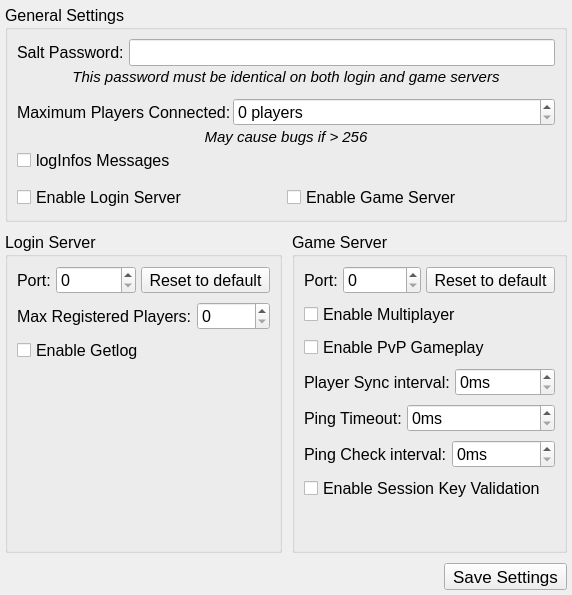
           <widget class="QWidget" name="configureTab">
            <property name="enabled">
             <bool>true</bool>
            </property>
            <attribute name="icon">
             <iconset>
              <normalon>:/images/wrench.png</normalon>
             </iconset>
            </attribute>
            <attribute name="title">
             <string>Configuration</string>
            </attribute>
            <layout class="QVBoxLayout" name="verticalLayout_5">
             <property name="spacing">
              <number>0</number>
             </property>
             <property name="leftMargin">
              <number>0</number>
             </property>
             <property name="topMargin">
              <number>0</number>
             </property>
             <property name="rightMargin">
              <number>0</number>
             </property>
             <property name="bottomMargin">
              <number>0</number>
             </property>
             <item>
              <layout class="QVBoxLayout" name="configureBaseFrame" stretch="0,1,0">
               <property name="spacing">
                <number>10</number>
               </property>
               <property name="leftMargin">
                <number>5</number>
               </property>
               <property name="topMargin">
                <number>5</number>
               </property>
               <property name="rightMargin">
                <number>5</number>
               </property>
               <property name="bottomMargin">
                <number>5</number>
               </property>
               <item>
                <widget class="QGroupBox" name="groupBox">
                 <property name="sizePolicy">
                  <sizepolicy hsizetype="Preferred" vsizetype="Expanding">
                   <horstretch>0</horstretch>
                   <verstretch>0</verstretch>
                  </sizepolicy>
                 </property>
                 <property name="font">
                  <font>
                   <family>Arial</family>
                   <pointsize>12</pointsize>
                  </font>
                 </property>
                 <property name="title">
                  <string>General Settings</string>
                 </property>
                 <layout class="QVBoxLayout" name="verticalLayout_4">
                  <property name="spacing">
                   <number>2</number>
                  </property>
                  <property name="bottomMargin">
                   <number>9</number>
                  </property>
                  <item>
                   <layout class="QHBoxLayout" name="horizontalLayout_4">
                    <property name="spacing">
                     <number>5</number>
                    </property>
                    <item>
                     <widget class="QLabel" name="label_2">
                      <property name="font">
                       <font>
                        <family>Arial</family>
                        <pointsize>12</pointsize>
                       </font>
                      </property>
                      <property name="text">
                       <string>Salt Password:</string>
                      </property>
                     </widget>
                    </item>
                    <item>
                     <widget class="QLineEdit" name="saltPasswordConfig">
                      <property name="font">
                       <font>
                        <family>Arial</family>
                        <pointsize>12</pointsize>
                       </font>
                      </property>
                     </widget>
                    </item>
                   </layout>
                  </item>
                  <item>
                   <widget class="QLabel" name="label_3">
                    <property name="font">
                     <font>
                      <family>Arial</family>
                      <pointsize>11</pointsize>
                      <italic>true</italic>
                     </font>
                    </property>
                    <property name="text">
                     <string>This password must be identical on both login and game servers</string>
                    </property>
                    <property name="alignment">
                     <set>Qt::AlignCenter</set>
                    </property>
                   </widget>
                  </item>
                  <item>
                   <spacer name="verticalSpacer_7">
                    <property name="orientation">
                     <enum>Qt::Vertical</enum>
                    </property>
                    <property name="sizeType">
                     <enum>QSizePolicy::Fixed</enum>
                    </property>
                    <property name="sizeHint" stdset="0">
                     <size>
                      <width>20</width>
                      <height>10</height>
                     </size>
                    </property>
                   </spacer>
                  </item>
                  <item>
                   <layout class="QHBoxLayout" name="horizontalLayout_6">
                    <item>
                     <widget class="QLabel" name="label_4">
                      <property name="sizePolicy">
                       <sizepolicy hsizetype="Fixed" vsizetype="Preferred">
                        <horstretch>0</horstretch>
                        <verstretch>0</verstretch>
                       </sizepolicy>
                      </property>
                      <property name="font">
                       <font>
                        <family>Arial</family>
                        <pointsize>12</pointsize>
                       </font>
                      </property>
                      <property name="text">
                       <string>Maximum Players Connected:</string>
                      </property>
                     </widget>
                    </item>
                    <item>
                     <widget class="QSpinBox" name="maxConnectedPlayersConfig">
                      <property name="font">
                       <font>
                        <family>Arial</family>
                        <pointsize>12</pointsize>
                       </font>
                      </property>
                      <property name="suffix">
                       <string> players</string>
                      </property>
                      <property name="maximum">
                       <number>999999</number>
                      </property>
                      <property name="value">
                       <number>0</number>
                      </property>
                     </widget>
                    </item>
                   </layout>
                  </item>
                  <item>
                   <widget class="QLabel" name="label_5">
                    <property name="font">
                     <font>
                      <family>Arial</family>
                      <pointsize>11</pointsize>
                      <italic>true</italic>
                     </font>
                    </property>
                    <property name="text">
                     <string>May cause bugs if &gt; 256</string>
                    </property>
                    <property name="alignment">
                     <set>Qt::AlignCenter</set>
                    </property>
                   </widget>
                  </item>
                  <item>
                   <widget class="QCheckBox" name="logInfosMessagesConfig">
                    <property name="font">
                     <font>
                      <family>Arial</family>
                      <pointsize>12</pointsize>
                     </font>
                    </property>
                    <property name="text">
                     <string>logInfos Messages</string>
                    </property>
                   </widget>
                  </item>
                  <item>
                   <spacer name="verticalSpacer_10">
                    <property name="orientation">
                     <enum>Qt::Vertical</enum>
                    </property>
                    <property name="sizeType">
                     <enum>QSizePolicy::Fixed</enum>
                    </property>
                    <property name="sizeHint" stdset="0">
                     <size>
                      <width>20</width>
                      <height>10</height>
                     </size>
                    </property>
                   </spacer>
                  </item>
                  <item>
                   <layout class="QHBoxLayout" name="horizontalLayout_13">
                    <item>
                     <widget class="QCheckBox" name="enableLoginServerConfig">
                      <property name="font">
                       <font>
                        <family>Arial</family>
                        <pointsize>12</pointsize>
                       </font>
                      </property>
                      <property name="text">
                       <string>Enable Login Server</string>
                      </property>
                     </widget>
                    </item>
                    <item>
                     <widget class="QCheckBox" name="enableGameServerConfig">
                      <property name="font">
                       <font>
                        <family>Arial</family>
                        <pointsize>12</pointsize>
                       </font>
                      </property>
                      <property name="text">
                       <string>Enable Game Server</string>
                      </property>
                     </widget>
                    </item>
                   </layout>
                  </item>
                 </layout>
                </widget>
               </item>
               <item>
                <layout class="QHBoxLayout" name="horizontalLayout_3">
                 <item>
                  <widget class="QGroupBox" name="groupBox_2">
                   <property name="font">
                    <font>
                     <family>Arial</family>
                     <pointsize>12</pointsize>
                    </font>
                   </property>
                   <property name="title">
                    <string>Login Server</string>
                   </property>
                   <layout class="QVBoxLayout" name="verticalLayout_7">
                    <property name="spacing">
                     <number>8</number>
                    </property>
                    <item>
                     <layout class="QHBoxLayout" name="horizontalLayout_7" stretch="0,0,0">
                      <property name="spacing">
                       <number>5</number>
                      </property>
                      <item>
                       <widget class="QLabel" name="label_6">
                        <property name="font">
                         <font>
                          <family>Arial</family>
                          <pointsize>12</pointsize>
                         </font>
                        </property>
                        <property name="text">
                         <string>Port:</string>
                        </property>
                       </widget>
                      </item>
                      <item>
                       <widget class="QSpinBox" name="loginPortConfig">
                        <property name="sizePolicy">
                         <sizepolicy hsizetype="Expanding" vsizetype="Fixed">
                          <horstretch>0</horstretch>
                          <verstretch>0</verstretch>
                         </sizepolicy>
                        </property>
                        <property name="font">
                         <font>
                          <family>Arial</family>
                          <pointsize>12</pointsize>
                         </font>
                        </property>
                        <property name="maximum">
                         <number>65535</number>
                        </property>
                        <property name="value">
                         <number>0</number>
                        </property>
                       </widget>
                      </item>
                      <item>
                       <widget class="QToolButton" name="loginPortConfigReset">
                        <property name="text">
                         <string>Reset to default</string>
                        </property>
                       </widget>
                      </item>
                     </layout>
                    </item>
                    <item>
                     <layout class="QHBoxLayout" name="horizontalLayout_9" stretch="0,1">
                      <property name="spacing">
                       <number>5</number>
                      </property>
                      <item>
                       <widget class="QLabel" name="label_8">
                        <property name="font">
                         <font>
                          <family>Arial</family>
                          <pointsize>12</pointsize>
                         </font>
                        </property>
                        <property name="text">
                         <string>Max Registered Players:</string>
                        </property>
                       </widget>
                      </item>
                      <item>
                       <widget class="QSpinBox" name="maxRegisteredPlayersConfig">
                        <property name="sizePolicy">
                         <sizepolicy hsizetype="Expanding" vsizetype="Fixed">
                          <horstretch>0</horstretch>
                          <verstretch>0</verstretch>
                         </sizepolicy>
                        </property>
                        <property name="font">
                         <font>
                          <family>Arial</family>
                          <pointsize>12</pointsize>
                         </font>
                        </property>
                        <property name="maximum">
                         <number>99999</number>
                        </property>
                        <property name="value">
                         <number>0</number>
                        </property>
                       </widget>
                      </item>
                     </layout>
                    </item>
                    <item>
                     <widget class="QCheckBox" name="getlogConfig">
                      <property name="font">
                       <font>
                        <family>Arial</family>
                        <pointsize>12</pointsize>
                       </font>
                      </property>
                      <property name="text">
                       <string>Enable Getlog</string>
                      </property>
                     </widget>
                    </item>
                    <item>
                     <spacer name="verticalSpacer_8">
                      <property name="orientation">
                       <enum>Qt::Vertical</enum>
                      </property>
                      <property name="sizeHint" stdset="0">
                       <size>
                        <width>20</width>
                        <height>40</height>
                       </size>
                      </property>
                     </spacer>
                    </item>
                   </layout>
                  </widget>
                 </item>
                 <item>
                  <widget class="QGroupBox" name="groupBox_3">
                   <property name="font">
                    <font>
                     <family>Arial</family>
                     <pointsize>12</pointsize>
                     <weight>50</weight>
                     <italic>false</italic>
                     <bold>false</bold>
                     <underline>false</underline>
                    </font>
                   </property>
                   <property name="title">
                    <string>Game Server</string>
                   </property>
                   <layout class="QVBoxLayout" name="verticalLayout_8">
                    <property name="spacing">
                     <number>8</number>
                    </property>
                    <item>
                     <layout class="QHBoxLayout" name="horizontalLayout_8">
                      <property name="spacing">
                       <number>5</number>
                      </property>
                      <item>
                       <widget class="QLabel" name="label_7">
                        <property name="font">
                         <font>
                          <family>Arial</family>
                          <pointsize>12</pointsize>
                         </font>
                        </property>
                        <property name="text">
                         <string>Port:</string>
                        </property>
                       </widget>
                      </item>
                      <item>
                       <widget class="QSpinBox" name="gamePortConfig">
                        <property name="sizePolicy">
                         <sizepolicy hsizetype="Expanding" vsizetype="Fixed">
                          <horstretch>0</horstretch>
                          <verstretch>0</verstretch>
                         </sizepolicy>
                        </property>
                        <property name="font">
                         <font>
                          <family>Arial</family>
                          <pointsize>12</pointsize>
                         </font>
                        </property>
                        <property name="maximum">
                         <number>65535</number>
                        </property>
                        <property name="value">
                         <number>0</number>
                        </property>
                       </widget>
                      </item>
                      <item>
                       <widget class="QToolButton" name="gamePortConfigReset">
                        <property name="text">
                         <string>Reset to default</string>
                        </property>
                       </widget>
                      </item>
                     </layout>
                    </item>
                    <item>
                     <widget class="QCheckBox" name="multiplayerConfig">
                      <property name="font">
                       <font>
                        <family>Arial</family>
                        <pointsize>12</pointsize>
                       </font>
                      </property>
                      <property name="text">
                       <string>Enable Multiplayer</string>
                      </property>
                     </widget>
                    </item>
                    <item>
                     <widget class="QCheckBox" name="pvpConfig">
                      <property name="font">
                       <font>
                        <family>Arial</family>
                        <pointsize>12</pointsize>
                       </font>
                      </property>
                      <property name="text">
                       <string>Enable PvP Gameplay</string>
                      </property>
                     </widget>
                    </item>
                    <item>
                     <layout class="QHBoxLayout" name="horizontalLayout_10">
                      <property name="spacing">
                       <number>5</number>
                      </property>
                      <item>
                       <widget class="QLabel" name="label_9">
                        <property name="font">
                         <font>
                          <family>Arial</family>
                          <pointsize>12</pointsize>
                         </font>
                        </property>
                        <property name="text">
                         <string>Player Sync interval:</string>
                        </property>
                       </widget>
                      </item>
                      <item>
                       <widget class="QSpinBox" name="syncIntervalConfig">
                        <property name="sizePolicy">
                         <sizepolicy hsizetype="Expanding" vsizetype="Fixed">
                          <horstretch>0</horstretch>
                          <verstretch>0</verstretch>
                         </sizepolicy>
                        </property>
                        <property name="font">
                         <font>
                          <family>Arial</family>
                          <pointsize>12</pointsize>
                         </font>
                        </property>
                        <property name="suffix">
                         <string>ms</string>
                        </property>
                        <property name="maximum">
                         <number>99999</number>
                        </property>
                        <property name="value">
                         <number>0</number>
                        </property>
                       </widget>
                      </item>
                     </layout>
                    </item>
                    <item>
                     <layout class="QHBoxLayout" name="horizontalLayout_11">
                      <property name="spacing">
                       <number>5</number>
                      </property>
                      <item>
                       <widget class="QLabel" name="label_10">
                        <property name="font">
                         <font>
                          <family>Arial</family>
                          <pointsize>12</pointsize>
                         </font>
                        </property>
                        <property name="text">
                         <string>Ping Timeout:</string>
                        </property>
                       </widget>
                      </item>
                      <item>
                       <widget class="QSpinBox" name="pingTimeoutConfig">
                        <property name="sizePolicy">
                         <sizepolicy hsizetype="Expanding" vsizetype="Fixed">
                          <horstretch>0</horstretch>
                          <verstretch>0</verstretch>
                         </sizepolicy>
                        </property>
                        <property name="font">
                         <font>
                          <family>Arial</family>
                          <pointsize>12</pointsize>
                         </font>
                        </property>
                        <property name="suffix">
                         <string>ms</string>
                        </property>
                        <property name="maximum">
                         <number>999999</number>
                        </property>
                        <property name="value">
                         <number>0</number>
                        </property>
                       </widget>
                      </item>
                     </layout>
                    </item>
                    <item>
                     <layout class="QHBoxLayout" name="horizontalLayout_12" stretch="0,1">
                      <property name="spacing">
                       <number>5</number>
                      </property>
                      <item>
                       <widget class="QLabel" name="label_11">
                        <property name="font">
                         <font>
                          <family>Arial</family>
                          <pointsize>12</pointsize>
                         </font>
                        </property>
                        <property name="text">
                         <string>Ping Check interval:</string>
                        </property>
                       </widget>
                      </item>
                      <item>
                       <widget class="QSpinBox" name="pingCheckConfig">
                        <property name="font">
                         <font>
                          <family>Arial</family>
                          <pointsize>12</pointsize>
                         </font>
                        </property>
                        <property name="suffix">
                         <string>ms</string>
                        </property>
                        <property name="maximum">
                         <number>999999</number>
                        </property>
                       </widget>
                      </item>
                     </layout>
                    </item>
                    <item>
                     <widget class="QCheckBox" name="sessKeyValidationConfig">
                      <property name="font">
                       <font>
                        <family>Arial</family>
                        <pointsize>12</pointsize>
                       </font>
                      </property>
                      <property name="text">
                       <string>Enable Session Key Validation</string>
                      </property>
                     </widget>
                    </item>
                    <item>
                     <spacer name="verticalSpacer_9">
                      <property name="orientation">
                       <enum>Qt::Vertical</enum>
                      </property>
                      <property name="sizeHint" stdset="0">
                       <size>
                        <width>20</width>
                        <height>40</height>
                       </size>
                      </property>
                     </spacer>
                    </item>
                   </layout>
                  </widget>
                 </item>
                </layout>
               </item>
               <item>
                <layout class="QHBoxLayout" name="horizontalLayout_5">
                 <property name="spacing">
                  <number>10</number>
                 </property>
                 <item>
                  <spacer name="horizontalSpacer_7">
                   <property name="orientation">
                    <enum>Qt::Horizontal</enum>
                   </property>
                   <property name="sizeHint" stdset="0">
                    <size>
                     <width>40</width>
                     <height>20</height>
                    </size>
                   </property>
                  </spacer>
                 </item>
                 <item>
                  <widget class="QToolButton" name="configSaveSettings">
                   <property name="font">
                    <font>
                     <family>Arial</family>
                     <pointsize>13</pointsize>
                    </font>
                   </property>
                   <property name="text">
                    <string>Save Settings</string>
                   </property>
                  </widget>
                 </item>
                </layout>
               </item>
              </layout>
             </item>
            </layout>
           </widget>
